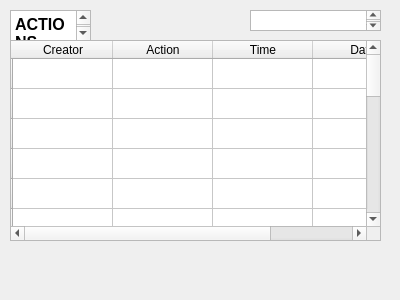
<?xml version="1.0" encoding="UTF-8"?>
<ui version="4.0">
 <class>Dialog</class>
 <widget class="QDialog" name="Dialog">
  <property name="geometry">
   <rect>
    <x>0</x>
    <y>0</y>
    <width>400</width>
    <height>300</height>
   </rect>
  </property>
  <property name="windowTitle">
   <string>Dialog</string>
  </property>
  <widget class="QTableWidget" name="tableWidget">
   <property name="geometry">
    <rect>
     <x>10</x>
     <y>40</y>
     <width>371</width>
     <height>201</height>
    </rect>
   </property>
   <row>
    <property name="text">
     <string/>
    </property>
   </row>
   <row>
    <property name="text">
     <string/>
    </property>
   </row>
   <row>
    <property name="text">
     <string/>
    </property>
   </row>
   <row>
    <property name="text">
     <string/>
    </property>
   </row>
   <row>
    <property name="text">
     <string/>
    </property>
   </row>
   <row>
    <property name="text">
     <string/>
    </property>
   </row>
   <row>
    <property name="text">
     <string/>
    </property>
   </row>
   <row>
    <property name="text">
     <string/>
    </property>
   </row>
   <row>
    <property name="text">
     <string/>
    </property>
   </row>
   <row>
    <property name="text">
     <string/>
    </property>
   </row>
   <row>
    <property name="text">
     <string/>
    </property>
   </row>
   <row>
    <property name="text">
     <string/>
    </property>
   </row>
   <row>
    <property name="text">
     <string/>
    </property>
   </row>
   <row>
    <property name="text">
     <string/>
    </property>
   </row>
   <row>
    <property name="text">
     <string/>
    </property>
   </row>
   <row>
    <property name="text">
     <string/>
    </property>
   </row>
   <row>
    <property name="text">
     <string/>
    </property>
   </row>
   <row>
    <property name="text">
     <string/>
    </property>
   </row>
   <row>
    <property name="text">
     <string/>
    </property>
   </row>
   <column>
    <property name="text">
     <string>Creator</string>
    </property>
   </column>
   <column>
    <property name="text">
     <string>Action</string>
    </property>
   </column>
   <column>
    <property name="text">
     <string>Time</string>
    </property>
   </column>
   <column>
    <property name="text">
     <string>Date</string>
    </property>
   </column>
  </widget>
  <widget class="QTextBrowser" name="textBrowser">
   <property name="geometry">
    <rect>
     <x>250</x>
     <y>10</y>
     <width>131</width>
     <height>21</height>
    </rect>
   </property>
  </widget>
  <widget class="QTextEdit" name="textEdit">
   <property name="geometry">
    <rect>
     <x>10</x>
     <y>10</y>
     <width>81</width>
     <height>31</height>
    </rect>
   </property>
   <property name="html">
    <string>&lt;!DOCTYPE HTML PUBLIC &quot;-//W3C//DTD HTML 4.0//EN&quot; &quot;http://www.w3.org/TR/REC-html40/strict.dtd&quot;&gt;
&lt;html&gt;&lt;head&gt;&lt;meta name=&quot;qrichtext&quot; content=&quot;1&quot; /&gt;&lt;style type=&quot;text/css&quot;&gt;
p, li { white-space: pre-wrap; }
&lt;/style&gt;&lt;/head&gt;&lt;body style=&quot; font-family:'MS Shell Dlg 2'; font-size:8pt; font-weight:400; font-style:normal;&quot;&gt;
&lt;p style=&quot; margin-top:0px; margin-bottom:0px; margin-left:0px; margin-right:0px; -qt-block-indent:0; text-indent:0px;&quot;&gt;&lt;span style=&quot; font-size:12pt; font-weight:600;&quot;&gt;ACTIONS&lt;/span&gt;&lt;/p&gt;&lt;/body&gt;&lt;/html&gt;</string>
   </property>
  </widget>
 </widget>
 <resources/>
 <connections/>
</ui>
